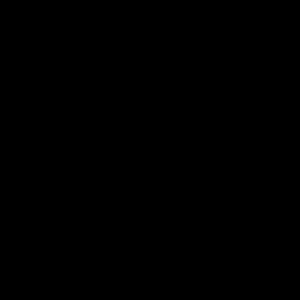
Frame 1 (no input)
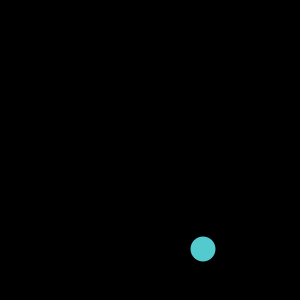
Frame 60 (the mouse pressed at the canvas centre just before this capture)
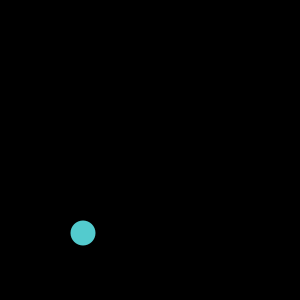
Frame 120 (the mouse held since frame 60 and released just before this capture)

The Processing sketch that drew these frames (run headless with seeded random() and noise(); from frame 60 on, the mouse is pressed at the canvas centre):

// Processing sketch: processing_82571
// ── processing_82571.pde

//Abby Zhang mod 4,5 CP1

ball Ball;
void setup()
{
  Ball = new ball();
  size(300,300);
}
  
void draw()
{
  background(0);
  Ball.move();
  Ball.bounce();
  Ball.show();
}
  
class ball
{
  int x, y;
  boolean right,up;
  ball()
  {
    x=int(random(500));
    y=int(random(500));
    right=false;
    up=false;
  }
  
  
  void move()
  {
    if (right == true)
    {
      x+=2;
    }
    else
    {
      x-=2;
    }
    if (up == true)
    {
      y-=2;
    }
    else
    {
      y+=2;
    }
  }
  
  void bounce()
  {
    if (x<30)
    {
      right = true;
    }
    if (x>300)
    {
      right = false;
    }
    if (y<30)
    {
      up = false;
    }
    if (y>300)
    {
      up = true;
    }
  }
  
 void show()
  {
    noStroke();
    fill(83,203,206);
    ellipse(x, y, 25, 25);
  }

}
